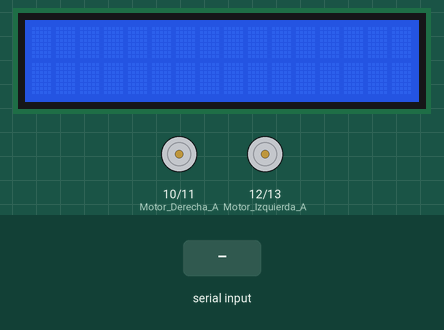
This sketch was run on a simulated Arduino Uno, built with avr-gcc and run on an emulated ATmega328P. Parts: 16×2 character LCD, motor-driver pin pairs drawn as motors (green arrow = first pin HIGH = forward, orange = second pin HIGH = backward, longer = more drive). Inputs (shaded band) come from the test bench. What the sketch prints to the serial monitor is not drawn.

Above: at 1.2 s.
1.3 s: "2" received over Serial
At 1.6 s:
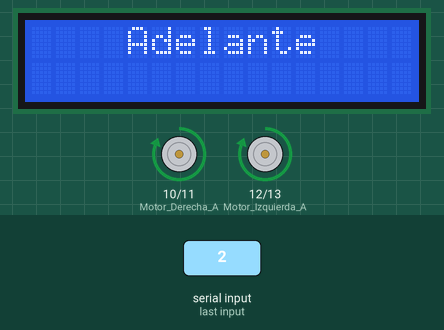
2.8 s: "3" received over Serial
At 3.9 s:
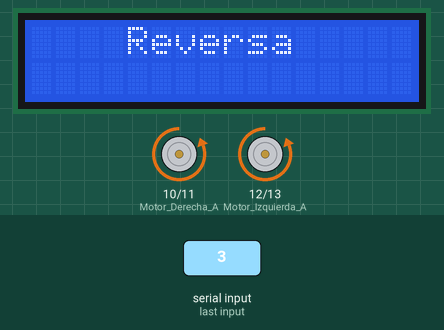
4.3 s: "4" received over Serial
At 5.0 s:
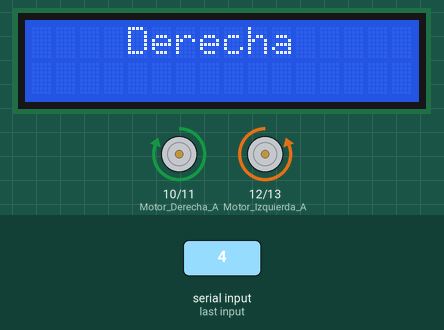
5.8 s: "5" received over Serial
At 6.2 s:
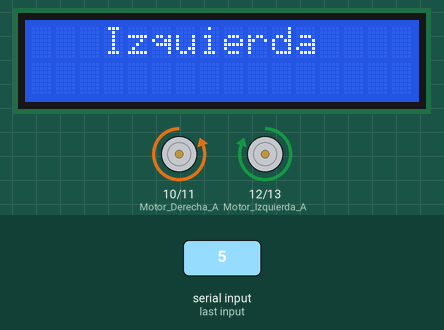
7.3 s: "6" received over Serial
At 8.4 s:
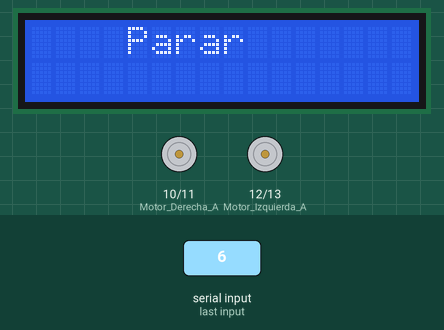
Timing chart, 0 to 9.8 s (numbered marks = the images above; inputs shaded):
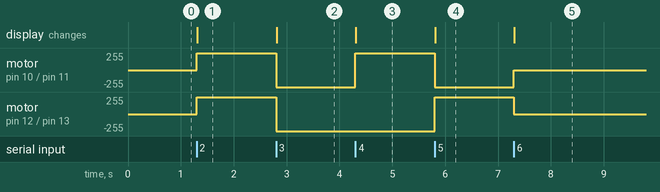

The sketch:

Proyecto_Final.ino
```cpp
//Incluimos Librerias y Variables
#include <LiquidCrystal_I2C.h>

int Motor_Derecha_A = 10;
int Motor_Derecha_B = 11;
int Motor_Izquierda_A = 12;
int Motor_Izquierda_B = 13;
int dato;

LiquidCrystal_I2C lcd(0x27,16,2);

void setup() {
  //Declarar pines de Salida
   pinMode(10,OUTPUT);
   pinMode(11,OUTPUT);
   pinMode(12,OUTPUT);
   pinMode(13,OUTPUT);
   Serial.begin(9600);

  //Iniciar Pantalla LCD
   lcd.init();
   lcd.backlight();
   lcd.clear();


}

void loop() {
  //Enviar dato al HC06
  if(Serial.available()){
    char dato = Serial.read();
    Serial.println(dato);

  if(dato==50){ //Adelante
    digitalWrite(Motor_Derecha_A, HIGH);
    digitalWrite(Motor_Derecha_B, LOW);
    digitalWrite(Motor_Izquierda_A, HIGH);
    digitalWrite(Motor_Izquierda_B, LOW);

    lcd.clear();
    lcd.setCursor(4,0);
    lcd.print("Adelante");
  }

  if(dato==51){ //Reversa
    digitalWrite(Motor_Derecha_A, LOW);
    digitalWrite(Motor_Derecha_B, HIGH);
    digitalWrite(Motor_Izquierda_A, LOW);
    digitalWrite(Motor_Izquierda_B, HIGH);

    lcd.clear();
    lcd.setCursor(4,0);
    lcd.print("Reversa");
  }

  if(dato==52){ //Derecha
    digitalWrite(Motor_Derecha_A, HIGH);
    digitalWrite(Motor_Derecha_B, LOW);
    digitalWrite(Motor_Izquierda_A, LOW);
    digitalWrite(Motor_Izquierda_B, HIGH);

    lcd.clear();
    lcd.setCursor(4,0);
    lcd.print("Derecha");
  }

  if(dato==53){ //Izquierda
    digitalWrite(Motor_Derecha_A, LOW);
    digitalWrite(Motor_Derecha_B, HIGH);
    digitalWrite(Motor_Izquierda_A, HIGH);
    digitalWrite(Motor_Izquierda_B, LOW);

    lcd.clear();
    lcd.setCursor(3,0);
    lcd.print("Izquierda");
  }

  if(dato==54){ //Parar
    digitalWrite(Motor_Derecha_A, LOW);
    digitalWrite(Motor_Derecha_B, LOW);
    digitalWrite(Motor_Izquierda_A, LOW);
    digitalWrite(Motor_Izquierda_B, LOW);

    lcd.clear();
    lcd.setCursor(4,0);
    lcd.print("Parar");
  }
}
}
```

Measured:
- after the input at 1.3 s, motor on pin 10 (Motor_Derecha_A) / pin 11 (Motor_Derecha_B), motor on pin 12 (Motor_Izquierda_A) / pin 13 (Motor_Izquierda_B): stopped → forward 255/255 at once; the display: changes at once (image 1)
- after the input at 2.8 s, motor on pin 10 (Motor_Derecha_A) / pin 11 (Motor_Derecha_B), motor on pin 12 (Motor_Izquierda_A) / pin 13 (Motor_Izquierda_B): forward 255/255 → backward 255/255 at once; the display: changes at once (image 2)
- after the input at 4.3 s, motor on pin 10 (Motor_Derecha_A) / pin 11 (Motor_Derecha_B): backward 255/255 → forward 255/255 at once; the display: changes at once (image 3)
- after the input at 5.8 s, motor on pin 10 (Motor_Derecha_A) / pin 11 (Motor_Derecha_B): forward 255/255 → backward 255/255 at once; motor on pin 12 (Motor_Izquierda_A) / pin 13 (Motor_Izquierda_B): backward 255/255 → forward 255/255 at once; the display: changes at once (image 4)
- after the input at 7.3 s, motor on pin 10 (Motor_Derecha_A) / pin 11 (Motor_Derecha_B): backward 255/255 → stopped at once; motor on pin 12 (Motor_Izquierda_A) / pin 13 (Motor_Izquierda_B): forward 255/255 → stopped at once; the display: changes at once (image 5)
